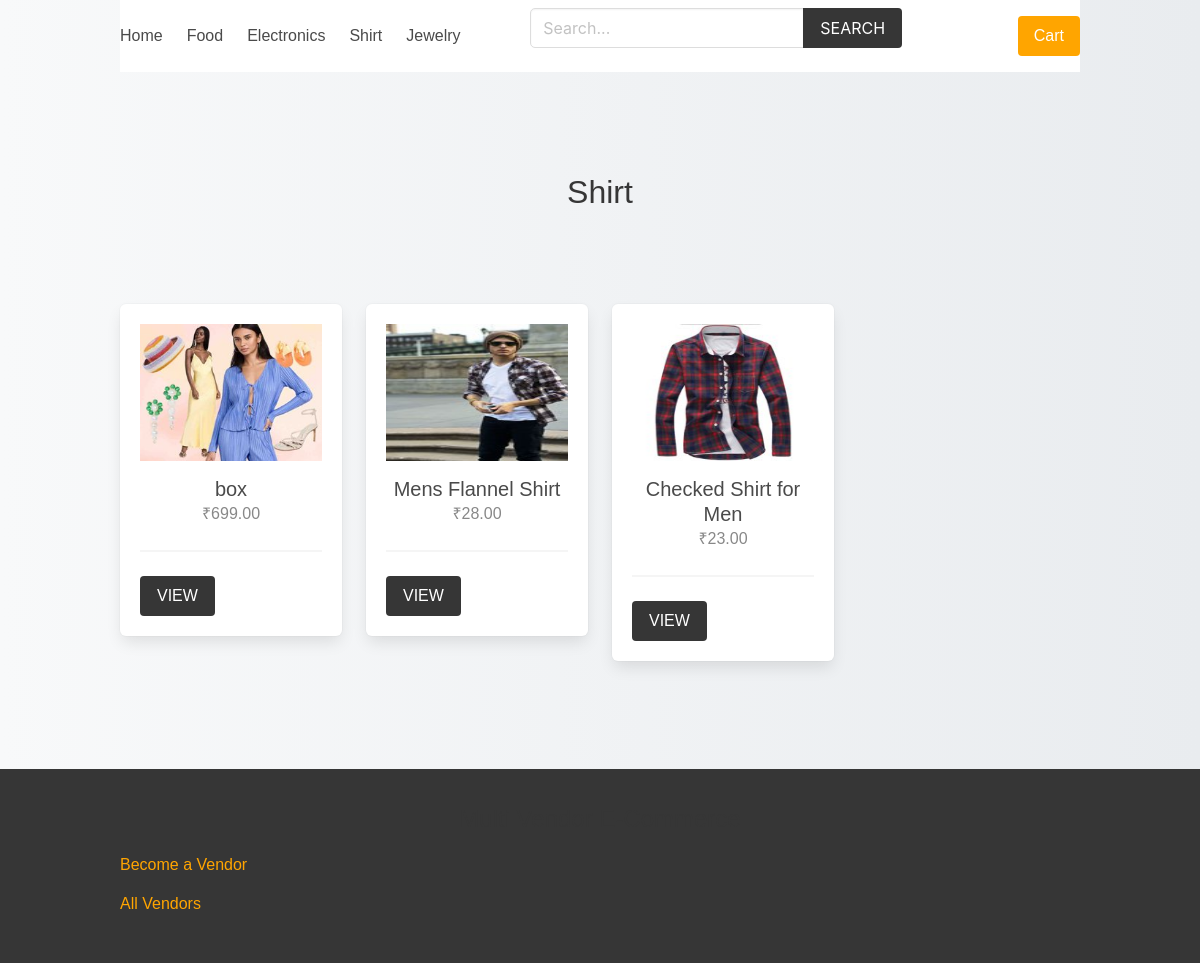
The page /product/shirt/ on the database its author committed.
### product/models.py (models this page shows, shortened)
class Category(models.Model):
    title = models.CharField(max_length=50)
    slug = models.SlugField(max_length=55)
    ordering = models.IntegerField(default=0)
    class Meta:
        ordering = ['ordering']

class Product(models.Model):
    category = models.ForeignKey(Category, related_name='products', on_delete=models.CASCADE)
    vendor = models.ForeignKey(Vendor, related_name="products", on_delete=models.CASCADE)
    title = models.CharField(max_length=50)
    slug = models.SlugField(max_length=55)
    description = models.TextField(blank=True, null=True)
    price = models.DecimalField(max_digits=6, decimal_places=2)
    added_date = models.DateTimeField(auto_now_add=True)
    image = models.ImageField(upload_to='uploads/', blank=True, null=True)
    thumbnail = models.ImageField(upload_to='uploads/', blank=True, null=True) # Change uploads to thumbnails
    class Meta:
        ordering = ['-added_date']
    def get_thumbnail(self):
        if self.thumbnail:
            return self.thumbnail.url

### product/views.py (the view)
# urls.py: path('<slug:category_slug>/', views.category, name="category"),
def category(request, category_slug):
    category = get_object_or_404(Category, slug=category_slug)
    return render(request,'product/category.html', {'category': category})

### cart/cart.py (called while the page is built)
    def __len__(self):
        return sum(item['quantity'] for item in self.cart.values())

### cart/context_processors.py (called while the page is built)
def cart(request):
    return {'cart': Cart(request)}

### product/context_processors.py (called while the page is built)
def menu_categories(request):
    categories = Category.objects.all()
    return {'categories': categories}

### templates/product/category.html (shortened to what this page needs)
{% extends 'core/base.html' %}
{% block content %}
    <div class="columns is-multiline mb-6">
        <div class="column is-12 has-test-centered mt-6 mb-6">
            <h2 class="is-size-3">{{category.title}}</h2>
        </div>
        {% for product in category.products.all %}
            {% include 'product/parts/list_item.html' %}
        {% endfor %}
    </div>
{% endblock content %}

### templates/core/base.html (shortened to what this page needs)
{% load static %}
<!DOCTYPE html>
<html lang="en">
<head>
    <link rel="stylesheet" href="https://cdn.jsdelivr.net/npm/bulma@0.9.2/css/bulma.min.css">
    <link rel="stylesheet" href="{% static 'css/main.css' %}">
</head>
<body>
    <div class="container">
        <nav class="navbar" role="navigation" aria-label="main navigation">
            <div id="navbarBasicExample" class="navbar-menu">
                <div class="navbar-start">
                    <a class="navbar-item" href="{% url 'core:home' %}">
                        Home
                    </a>
                    {% for category in categories %}
                        <a class="navbar-item" href="{% url 'product:category' category.slug %}">
                            {{category.title}}
                        </a>
                    {% endfor %}
                </div>
                <div class="navbar-start">
                    <div class="navbar-item">
                        <form method="get" action="{% url 'product:search' %}">
                            <div class="field has-addons">
                                <div class="control">
                                    <input type="search" name="query" id="" class="input" placeholder="Search...">
                                </div>
                                <div class="control">
                                    <button class="button is-dark is-uppercase">Search</button>
                                </div>
                            </div>
                        </form>
                    </div>
                </div>
                <div class="navbar-end">
                    <div class="navbar-item">
                        <a href="{% url 'cart:cart' %}" class="button is-warning">Cart {% if cart %}({{cart|length}}){% endif %}</a>
                    </div>
                </div>
            </div>
        </nav>
    </div>
    <section class="section">
        <div class="container">
            {% block content %}{% endblock content %}
        </div>
    </section>
    <footer class="footer">
        <div class="container">
            <h3 class="is-size-4 mb-4">Multi Vendor E-Commerce</h3>
            {% if request.user.is_authenticated %}
                <a href="{% url 'vendor:vendor-admin' %}">Vendor Admin</a>
            {% else %}
                <a href="{% url 'vendor:become-vendor' %}">Become a Vendor</a>
            {% endif %}
            <br>
            <a href="{% url 'vendor:vendors' %}">All Vendors</a>
        </div>
    </footer>
</body>
</html>

### templates/product/parts/list_item.html
<div class="column is-3 product-list-item">
                <div class="box">
                    <figure class="image is-4by3 mb-4">
                        <img src="{{ product.get_thumbnail }}" alt="{{product.title}}">
                    </figure>
                    <h2 class="subtitle">{{product.title}}</h2>
                    <h3 class="price is-size-6 mb-5">₹{{product.price}}</h3>
                    <hr>
                    <a href="{% url 'product:product' product.category.slug product.slug %}" class="button is-dark is-uppercase">View</a>
                </div>
            </div>

### core/static/css/main.css (style rules this page uses)
.footer a { margin-bottom: 15px; display: inline-block; color: #444; }
.product-list-item .box .subtitle { margin-bottom: 0; }
.product-list-item .box .price { color: #888; }

### rows shown on the page
Category: title "Food"
Category: title "Electronics"
Category: title "Shirt"
Category: title "Jewelry"
Product: get_thumbnail (picture), title "box", price "699.00"
Product: get_thumbnail (picture), title "Mens Flannel Shirt", price "28.00"
Product: get_thumbnail (picture), title "Checked Shirt for Men", price "23.00"
